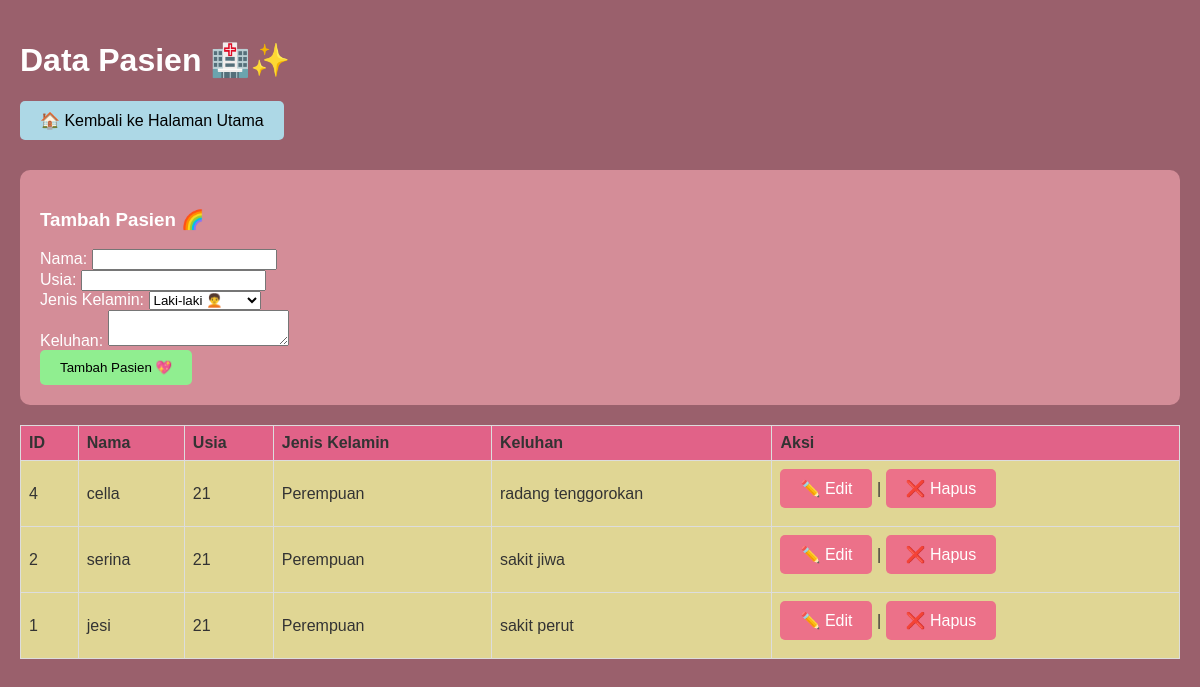
Page /data_pasien.php (signed in) on the committed database.
### tables this page shows
CREATE TABLE `pasien` (
  `id` int(11) NOT NULL,
  `nama` varchar(100) NOT NULL,
  `usia` int(11) NOT NULL,
  `jenis_kelamin` enum('Laki-laki','Perempuan') NOT NULL,
  `keluhan` text NOT NULL
);

### data_pasien.php (the view, shortened to what this page needs)
<?php
include_once("config.php");
$result = mysqli_query($mysqli, "SELECT * FROM pasien ORDER BY id DESC");
?>
<!DOCTYPE html>
<html lang="id">
<head>
</head>
<body>
    <h1>Data Pasien 🏥✨</h1>
    <a href="index.php" style="background-color: lightblue; padding: 10px 20px; text-decoration: none; border-radius: 5px; color: black;">🏠 Kembali ke Halaman Utama</a>
    <div class="form-container">
        <form method="POST">
            <h3>Tambah Pasien 🌈</h3>
            <label>Nama:</label>
            <input type="text" name="nama" required><br>
            <label>Usia:</label>
            <input type="number" name="usia" required><br>
            <label>Jenis Kelamin:</label>
            <select name="jenis_kelamin" required>
                <option value="Laki-laki">Laki-laki 🧑‍🦱</option>
            </select><br>
            <label>Keluhan:</label>
            <textarea name="keluhan" required></textarea><br>
            <button type="submit" name="add_pasien">Tambah Pasien 💖</button>
        </form>
    </div>
    <table>
        <tr>
            <th>ID</th>
            <th>Nama</th>
            <th>Usia</th>
            <th>Jenis Kelamin</th>
            <th>Keluhan</th>
            <th>Aksi</th>
        </tr>
        <?php while ($data = mysqli_fetch_assoc($result)): ?>
        <tr>
            <td><?php echo $data['id']; ?></td>
            <td><?php echo $data['nama']; ?></td>
            <td><?php echo $data['usia']; ?></td>
            <td><?php echo $data['jenis_kelamin']; ?></td>
            <td><?php echo $data['keluhan']; ?></td>
            <td>
                <a href="edit_pasien.php?id=<?php echo $data['id']; ?>">✏️ Edit</a> |
                <a href="data_pasien.php?delete=<?php echo $data['id']; ?>" onclick="return confirm('Apakah Anda yakin ingin menghapus data ini?')">❌ Hapus</a>
            </td>
        </tr>
        <?php endwhile; ?>
    </table>
</body>
</html>

### data_pasien.php (style rules this page uses)
body { background-color: #9a606c; font-family: Arial, sans-serif; color: white; margin: 0; padding: 20px; }
table { width: 100%; border-collapse: collapse; background-color:rgb(224, 214, 148); color: #333; }
table, th, td { border: 1px solid #ddd; }
th, td { padding: 8px; text-align: left; }
th { background-color:rgb(225, 98, 136); }
td { background-color:#f9e2ae(204, 163, 170); }
.form-container { margin: 20px 0; background-color: #d48d98; padding: 20px; border-radius: 10px; }
button { background-color: lightgreen; padding: 10px 20px; border-radius: 5px; border: none; cursor: pointer; transition: background-color 0.3s ease; }
a { background-color:rgba(238, 97, 135, 0.86); color: white; padding: 10px 20px; text-decoration: none; border-radius: 5px; margin-bottom: 10px; display: inline-block; }

### rows in the picture
pasien: id "4", nama "cella", usia "21", jenis_kelamin "Perempuan", keluhan "radang tenggorokan"
pasien: id "2", nama "serina", usia "21", jenis_kelamin "Perempuan", keluhan "sakit jiwa"
pasien: id "1", nama "jesi", usia "21", jenis_kelamin "Perempuan", keluhan "sakit perut"
